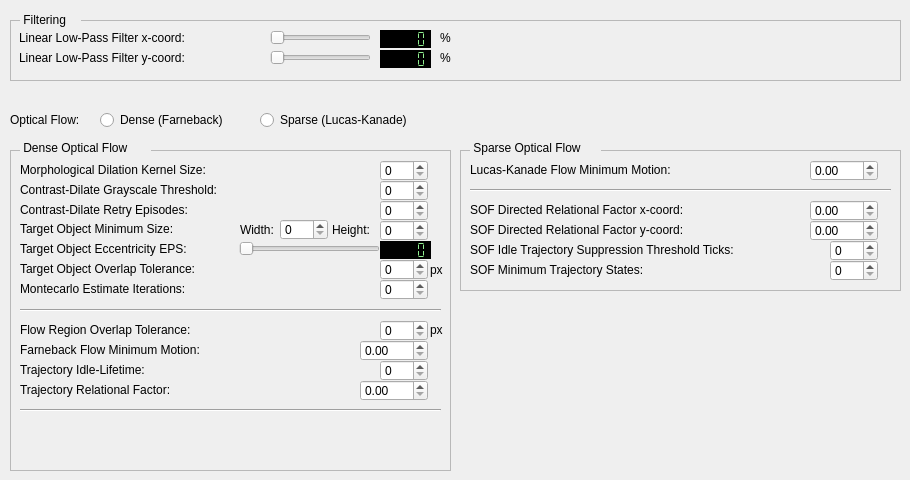
       <widget class="QWidget" name="tab_2">
        <attribute name="title">
         <string>Optical Layer</string>
        </attribute>
        <widget class="QFrame" name="frame_2">
         <property name="geometry">
          <rect>
           <x>10</x>
           <y>150</y>
           <width>441</width>
           <height>321</height>
          </rect>
         </property>
         <property name="frameShape">
          <enum>QFrame::StyledPanel</enum>
         </property>
         <property name="frameShadow">
          <enum>QFrame::Raised</enum>
         </property>
         <widget class="QLabel" name="label_34">
          <property name="geometry">
           <rect>
            <x>10</x>
            <y>10</y>
            <width>231</width>
            <height>20</height>
           </rect>
          </property>
          <property name="font">
           <font>
            <weight>50</weight>
            <bold>false</bold>
           </font>
          </property>
          <property name="text">
           <string>Morphological Dilation Kernel Size:</string>
          </property>
         </widget>
         <widget class="QLabel" name="label_35">
          <property name="geometry">
           <rect>
            <x>10</x>
            <y>89</y>
            <width>211</width>
            <height>20</height>
           </rect>
          </property>
          <property name="font">
           <font>
            <weight>50</weight>
            <bold>false</bold>
           </font>
          </property>
          <property name="text">
           <string>Target Object Eccentricity EPS:</string>
          </property>
         </widget>
         <widget class="Line" name="line_9">
          <property name="geometry">
           <rect>
            <x>10</x>
            <y>150</y>
            <width>421</width>
            <height>20</height>
           </rect>
          </property>
          <property name="orientation">
           <enum>Qt::Horizontal</enum>
          </property>
         </widget>
         <widget class="QSpinBox" name="spinBox">
          <property name="geometry">
           <rect>
            <x>370</x>
            <y>10</y>
            <width>48</width>
            <height>21</height>
           </rect>
          </property>
         </widget>
         <widget class="QLabel" name="label_36">
          <property name="geometry">
           <rect>
            <x>10</x>
            <y>30</y>
            <width>241</width>
            <height>20</height>
           </rect>
          </property>
          <property name="font">
           <font>
            <weight>50</weight>
            <bold>false</bold>
           </font>
          </property>
          <property name="text">
           <string>Contrast-Dilate Grayscale Threshold:</string>
          </property>
         </widget>
         <widget class="QSpinBox" name="spinBox_2">
          <property name="geometry">
           <rect>
            <x>370</x>
            <y>30</y>
            <width>48</width>
            <height>21</height>
           </rect>
          </property>
         </widget>
         <widget class="QLabel" name="label_37">
          <property name="geometry">
           <rect>
            <x>10</x>
            <y>69</y>
            <width>241</width>
            <height>20</height>
           </rect>
          </property>
          <property name="font">
           <font>
            <weight>50</weight>
            <bold>false</bold>
           </font>
          </property>
          <property name="text">
           <string>Target Object Minimum Size:</string>
          </property>
         </widget>
         <widget class="QSpinBox" name="spinBox_3">
          <property name="geometry">
           <rect>
            <x>270</x>
            <y>69</y>
            <width>48</width>
            <height>21</height>
           </rect>
          </property>
         </widget>
         <widget class="QSpinBox" name="spinBox_4">
          <property name="geometry">
           <rect>
            <x>370</x>
            <y>70</y>
            <width>48</width>
            <height>21</height>
           </rect>
          </property>
         </widget>
         <widget class="QLabel" name="label_38">
          <property name="geometry">
           <rect>
            <x>230</x>
            <y>70</y>
            <width>51</width>
            <height>20</height>
           </rect>
          </property>
          <property name="font">
           <font>
            <weight>50</weight>
            <bold>false</bold>
           </font>
          </property>
          <property name="text">
           <string>Width:</string>
          </property>
         </widget>
         <widget class="QLabel" name="label_39">
          <property name="geometry">
           <rect>
            <x>322</x>
            <y>70</y>
            <width>51</width>
            <height>20</height>
           </rect>
          </property>
          <property name="font">
           <font>
            <weight>50</weight>
            <bold>false</bold>
           </font>
          </property>
          <property name="text">
           <string>Height:</string>
          </property>
         </widget>
         <widget class="QSlider" name="horizontalSlider_2">
          <property name="geometry">
           <rect>
            <x>229</x>
            <y>89</y>
            <width>141</width>
            <height>20</height>
           </rect>
          </property>
          <property name="minimum">
           <number>1</number>
          </property>
          <property name="maximum">
           <number>100</number>
          </property>
          <property name="orientation">
           <enum>Qt::Horizontal</enum>
          </property>
         </widget>
         <widget class="QLCDNumber" name="lcdTargetObjectEccentricty">
          <property name="enabled">
           <bool>true</bool>
          </property>
          <property name="geometry">
           <rect>
            <x>370</x>
            <y>91</y>
            <width>51</width>
            <height>18</height>
           </rect>
          </property>
          <property name="styleSheet">
           <string notr="true">background-color: black; color: lightgreen;</string>
          </property>
          <property name="segmentStyle">
           <enum>QLCDNumber::Flat</enum>
          </property>
         </widget>
         <widget class="QLabel" name="label_40">
          <property name="geometry">
           <rect>
            <x>10</x>
            <y>129</y>
            <width>211</width>
            <height>20</height>
           </rect>
          </property>
          <property name="font">
           <font>
            <weight>50</weight>
            <bold>false</bold>
           </font>
          </property>
          <property name="text">
           <string>Montecarlo Estimate Iterations:</string>
          </property>
         </widget>
         <widget class="QSpinBox" name="spinBox_5">
          <property name="geometry">
           <rect>
            <x>370</x>
            <y>109</y>
            <width>48</width>
            <height>21</height>
           </rect>
          </property>
         </widget>
         <widget class="QLabel" name="label_41">
          <property name="geometry">
           <rect>
            <x>10</x>
            <y>170</y>
            <width>211</width>
            <height>20</height>
           </rect>
          </property>
          <property name="font">
           <font>
            <weight>50</weight>
            <bold>false</bold>
           </font>
          </property>
          <property name="text">
           <string>Flow Region Overlap Tolerance:</string>
          </property>
         </widget>
         <widget class="QSpinBox" name="spinBox_6">
          <property name="geometry">
           <rect>
            <x>370</x>
            <y>170</y>
            <width>48</width>
            <height>21</height>
           </rect>
          </property>
         </widget>
         <widget class="QLabel" name="label_42">
          <property name="geometry">
           <rect>
            <x>420</x>
            <y>170</y>
            <width>21</width>
            <height>20</height>
           </rect>
          </property>
          <property name="font">
           <font>
            <weight>50</weight>
            <bold>false</bold>
           </font>
          </property>
          <property name="text">
           <string>px</string>
          </property>
         </widget>
         <widget class="QLabel" name="label_43">
          <property name="geometry">
           <rect>
            <x>10</x>
            <y>109</y>
            <width>221</width>
            <height>20</height>
           </rect>
          </property>
          <property name="font">
           <font>
            <weight>50</weight>
            <bold>false</bold>
           </font>
          </property>
          <property name="text">
           <string>Target Object Overlap Tolerance:</string>
          </property>
         </widget>
         <widget class="QSpinBox" name="spinBox_7">
          <property name="geometry">
           <rect>
            <x>370</x>
            <y>129</y>
            <width>48</width>
            <height>21</height>
           </rect>
          </property>
         </widget>
         <widget class="QLabel" name="label_44">
          <property name="geometry">
           <rect>
            <x>420</x>
            <y>110</y>
            <width>21</width>
            <height>20</height>
           </rect>
          </property>
          <property name="font">
           <font>
            <weight>50</weight>
            <bold>false</bold>
           </font>
          </property>
          <property name="text">
           <string>px</string>
          </property>
         </widget>
         <widget class="QLabel" name="label_45">
          <property name="geometry">
           <rect>
            <x>10</x>
            <y>50</y>
            <width>241</width>
            <height>20</height>
           </rect>
          </property>
          <property name="font">
           <font>
            <weight>50</weight>
            <bold>false</bold>
           </font>
          </property>
          <property name="text">
           <string>Contrast-Dilate Retry Episodes:</string>
          </property>
         </widget>
         <widget class="QSpinBox" name="spinBox_8">
          <property name="geometry">
           <rect>
            <x>370</x>
            <y>50</y>
            <width>48</width>
            <height>21</height>
           </rect>
          </property>
         </widget>
         <widget class="QLabel" name="label_46">
          <property name="geometry">
           <rect>
            <x>10</x>
            <y>230</y>
            <width>181</width>
            <height>20</height>
           </rect>
          </property>
          <property name="font">
           <font>
            <weight>50</weight>
            <bold>false</bold>
           </font>
          </property>
          <property name="text">
           <string>Trajectory Relational Factor:</string>
          </property>
         </widget>
         <widget class="QDoubleSpinBox" name="doubleSpinBox">
          <property name="geometry">
           <rect>
            <x>350</x>
            <y>230</y>
            <width>68</width>
            <height>21</height>
           </rect>
          </property>
         </widget>
         <widget class="QLabel" name="label_47">
          <property name="geometry">
           <rect>
            <x>10</x>
            <y>210</y>
            <width>181</width>
            <height>20</height>
           </rect>
          </property>
          <property name="font">
           <font>
            <weight>50</weight>
            <bold>false</bold>
           </font>
          </property>
          <property name="text">
           <string>Trajectory Idle-Lifetime:</string>
          </property>
         </widget>
         <widget class="QSpinBox" name="spinBox_9">
          <property name="geometry">
           <rect>
            <x>370</x>
            <y>210</y>
            <width>48</width>
            <height>21</height>
           </rect>
          </property>
         </widget>
         <widget class="QLabel" name="label_48">
          <property name="geometry">
           <rect>
            <x>10</x>
            <y>190</y>
            <width>221</width>
            <height>20</height>
           </rect>
          </property>
          <property name="font">
           <font>
            <weight>50</weight>
            <bold>false</bold>
           </font>
          </property>
          <property name="text">
           <string>Farneback Flow Minimum Motion:</string>
          </property>
         </widget>
         <widget class="QDoubleSpinBox" name="doubleSpinBox_2">
          <property name="geometry">
           <rect>
            <x>350</x>
            <y>190</y>
            <width>68</width>
            <height>21</height>
           </rect>
          </property>
         </widget>
         <widget class="Line" name="line_10">
          <property name="geometry">
           <rect>
            <x>10</x>
            <y>250</y>
            <width>421</width>
            <height>20</height>
           </rect>
          </property>
          <property name="orientation">
           <enum>Qt::Horizontal</enum>
          </property>
         </widget>
        </widget>
        <widget class="QFrame" name="frame_3">
         <property name="geometry">
          <rect>
           <x>460</x>
           <y>150</y>
           <width>441</width>
           <height>141</height>
          </rect>
         </property>
         <property name="frameShape">
          <enum>QFrame::StyledPanel</enum>
         </property>
         <property name="frameShadow">
          <enum>QFrame::Raised</enum>
         </property>
         <widget class="QLabel" name="label_51">
          <property name="geometry">
           <rect>
            <x>10</x>
            <y>10</y>
            <width>241</width>
            <height>20</height>
           </rect>
          </property>
          <property name="font">
           <font>
            <weight>50</weight>
            <bold>false</bold>
           </font>
          </property>
          <property name="text">
           <string>Lucas-Kanade Flow Minimum Motion:</string>
          </property>
         </widget>
         <widget class="QDoubleSpinBox" name="doubleSpinBox_3">
          <property name="geometry">
           <rect>
            <x>350</x>
            <y>10</y>
            <width>68</width>
            <height>21</height>
           </rect>
          </property>
         </widget>
         <widget class="QLabel" name="label_52">
          <property name="geometry">
           <rect>
            <x>10</x>
            <y>50</y>
            <width>261</width>
            <height>20</height>
           </rect>
          </property>
          <property name="font">
           <font>
            <weight>50</weight>
            <bold>false</bold>
           </font>
          </property>
          <property name="text">
           <string>SOF Directed Relational Factor x-coord:</string>
          </property>
         </widget>
         <widget class="QLabel" name="label_53">
          <property name="geometry">
           <rect>
            <x>10</x>
            <y>70</y>
            <width>261</width>
            <height>20</height>
           </rect>
          </property>
          <property name="font">
           <font>
            <weight>50</weight>
            <bold>false</bold>
           </font>
          </property>
          <property name="text">
           <string>SOF Directed Relational Factor y-coord:</string>
          </property>
         </widget>
         <widget class="QDoubleSpinBox" name="doubleSpinBox_4">
          <property name="geometry">
           <rect>
            <x>350</x>
            <y>50</y>
            <width>68</width>
            <height>21</height>
           </rect>
          </property>
         </widget>
         <widget class="QDoubleSpinBox" name="doubleSpinBox_5">
          <property name="geometry">
           <rect>
            <x>350</x>
            <y>70</y>
            <width>68</width>
            <height>21</height>
           </rect>
          </property>
         </widget>
         <widget class="QLabel" name="label_54">
          <property name="geometry">
           <rect>
            <x>10</x>
            <y>90</y>
            <width>321</width>
            <height>20</height>
           </rect>
          </property>
          <property name="font">
           <font>
            <weight>50</weight>
            <bold>false</bold>
           </font>
          </property>
          <property name="text">
           <string>SOF Idle Trajectory Suppression Threshold Ticks:</string>
          </property>
         </widget>
         <widget class="QSpinBox" name="spinBox_10">
          <property name="geometry">
           <rect>
            <x>370</x>
            <y>90</y>
            <width>48</width>
            <height>21</height>
           </rect>
          </property>
         </widget>
         <widget class="Line" name="line_11">
          <property name="geometry">
           <rect>
            <x>10</x>
            <y>30</y>
            <width>421</width>
            <height>20</height>
           </rect>
          </property>
          <property name="orientation">
           <enum>Qt::Horizontal</enum>
          </property>
         </widget>
         <widget class="QLabel" name="label_55">
          <property name="geometry">
           <rect>
            <x>10</x>
            <y>110</y>
            <width>281</width>
            <height>20</height>
           </rect>
          </property>
          <property name="font">
           <font>
            <weight>50</weight>
            <bold>false</bold>
           </font>
          </property>
          <property name="text">
           <string>SOF Minimum Trajectory States:</string>
          </property>
         </widget>
         <widget class="QSpinBox" name="spinBox_11">
          <property name="geometry">
           <rect>
            <x>370</x>
            <y>110</y>
            <width>48</width>
            <height>21</height>
           </rect>
          </property>
         </widget>
        </widget>
        <widget class="QLabel" name="label_30">
         <property name="geometry">
          <rect>
           <x>20</x>
           <y>140</y>
           <width>131</width>
           <height>16</height>
          </rect>
         </property>
         <property name="autoFillBackground">
          <bool>true</bool>
         </property>
         <property name="text">
          <string> Dense Optical Flow</string>
         </property>
        </widget>
        <widget class="QLabel" name="label_31">
         <property name="geometry">
          <rect>
           <x>470</x>
           <y>140</y>
           <width>131</width>
           <height>16</height>
          </rect>
         </property>
         <property name="autoFillBackground">
          <bool>true</bool>
         </property>
         <property name="text">
          <string> Sparse Optical Flow</string>
         </property>
        </widget>
        <widget class="QRadioButton" name="radioButton_5">
         <property name="geometry">
          <rect>
           <x>100</x>
           <y>110</y>
           <width>151</width>
           <height>20</height>
          </rect>
         </property>
         <property name="text">
          <string>Dense (Farneback)</string>
         </property>
        </widget>
        <widget class="QRadioButton" name="radioButton_6">
         <property name="geometry">
          <rect>
           <x>260</x>
           <y>110</y>
           <width>181</width>
           <height>20</height>
          </rect>
         </property>
         <property name="text">
          <string>Sparse (Lucas-Kanade)</string>
         </property>
        </widget>
        <widget class="QLabel" name="label_32">
         <property name="geometry">
          <rect>
           <x>10</x>
           <y>110</y>
           <width>91</width>
           <height>20</height>
          </rect>
         </property>
         <property name="text">
          <string>Optical Flow:</string>
         </property>
        </widget>
        <widget class="QFrame" name="frame_5">
         <property name="geometry">
          <rect>
           <x>10</x>
           <y>20</y>
           <width>891</width>
           <height>61</height>
          </rect>
         </property>
         <property name="frameShape">
          <enum>QFrame::StyledPanel</enum>
         </property>
         <property name="frameShadow">
          <enum>QFrame::Raised</enum>
         </property>
         <widget class="QSpinBox" name="spinBox_12">
          <property name="geometry">
           <rect>
            <x>370</x>
            <y>90</y>
            <width>48</width>
            <height>21</height>
           </rect>
          </property>
         </widget>
         <widget class="QSpinBox" name="spinBox_13">
          <property name="geometry">
           <rect>
            <x>370</x>
            <y>110</y>
            <width>48</width>
            <height>21</height>
           </rect>
          </property>
         </widget>
         <widget class="QLabel" name="label_50">
          <property name="geometry">
           <rect>
            <x>9</x>
            <y>28</y>
            <width>241</width>
            <height>20</height>
           </rect>
          </property>
          <property name="font">
           <font>
            <weight>50</weight>
            <bold>false</bold>
           </font>
          </property>
          <property name="text">
           <string>Linear Low-Pass Filter y-coord:</string>
          </property>
         </widget>
         <widget class="QLCDNumber" name="lcdTargetObjectEccentricty_2">
          <property name="enabled">
           <bool>true</bool>
          </property>
          <property name="geometry">
           <rect>
            <x>370</x>
            <y>10</y>
            <width>51</width>
            <height>18</height>
           </rect>
          </property>
          <property name="styleSheet">
           <string notr="true">background-color: black; color: lightgreen;</string>
          </property>
          <property name="segmentStyle">
           <enum>QLCDNumber::Flat</enum>
          </property>
         </widget>
         <widget class="QSlider" name="lowPassXSlider">
          <property name="geometry">
           <rect>
            <x>260</x>
            <y>8</y>
            <width>101</width>
            <height>20</height>
           </rect>
          </property>
          <property name="minimum">
           <number>50</number>
          </property>
          <property name="maximum">
           <number>100</number>
          </property>
          <property name="orientation">
           <enum>Qt::Horizontal</enum>
          </property>
         </widget>
         <widget class="QLCDNumber" name="lcdTargetObjectEccentricty_3">
          <property name="enabled">
           <bool>true</bool>
          </property>
          <property name="geometry">
           <rect>
            <x>370</x>
            <y>30</y>
            <width>51</width>
            <height>18</height>
           </rect>
          </property>
          <property name="styleSheet">
           <string notr="true">background-color: black; color: lightgreen;</string>
          </property>
          <property name="segmentStyle">
           <enum>QLCDNumber::Flat</enum>
          </property>
         </widget>
         <widget class="QLabel" name="label_49">
          <property name="geometry">
           <rect>
            <x>9</x>
            <y>8</y>
            <width>241</width>
            <height>20</height>
           </rect>
          </property>
          <property name="font">
           <font>
            <weight>50</weight>
            <bold>false</bold>
           </font>
          </property>
          <property name="text">
           <string>Linear Low-Pass Filter x-coord:</string>
          </property>
         </widget>
         <widget class="QSlider" name="lowPassYSlider">
          <property name="geometry">
           <rect>
            <x>260</x>
            <y>28</y>
            <width>101</width>
            <height>20</height>
           </rect>
          </property>
          <property name="minimum">
           <number>50</number>
          </property>
          <property name="maximum">
           <number>100</number>
          </property>
          <property name="orientation">
           <enum>Qt::Horizontal</enum>
          </property>
         </widget>
        </widget>
        <widget class="QLabel" name="label_59">
         <property name="geometry">
          <rect>
           <x>20</x>
           <y>12</y>
           <width>61</width>
           <height>16</height>
          </rect>
         </property>
         <property name="autoFillBackground">
          <bool>true</bool>
         </property>
         <property name="text">
          <string> Filtering</string>
         </property>
        </widget>
        <widget class="QLabel" name="label_60">
         <property name="geometry">
          <rect>
           <x>440</x>
           <y>30</y>
           <width>21</width>
           <height>16</height>
          </rect>
         </property>
         <property name="autoFillBackground">
          <bool>true</bool>
         </property>
         <property name="text">
          <string>%</string>
         </property>
        </widget>
        <widget class="QLabel" name="label_61">
         <property name="geometry">
          <rect>
           <x>440</x>
           <y>50</y>
           <width>21</width>
           <height>16</height>
          </rect>
         </property>
         <property name="autoFillBackground">
          <bool>true</bool>
         </property>
         <property name="text">
          <string>%</string>
         </property>
        </widget>
       </widget>
